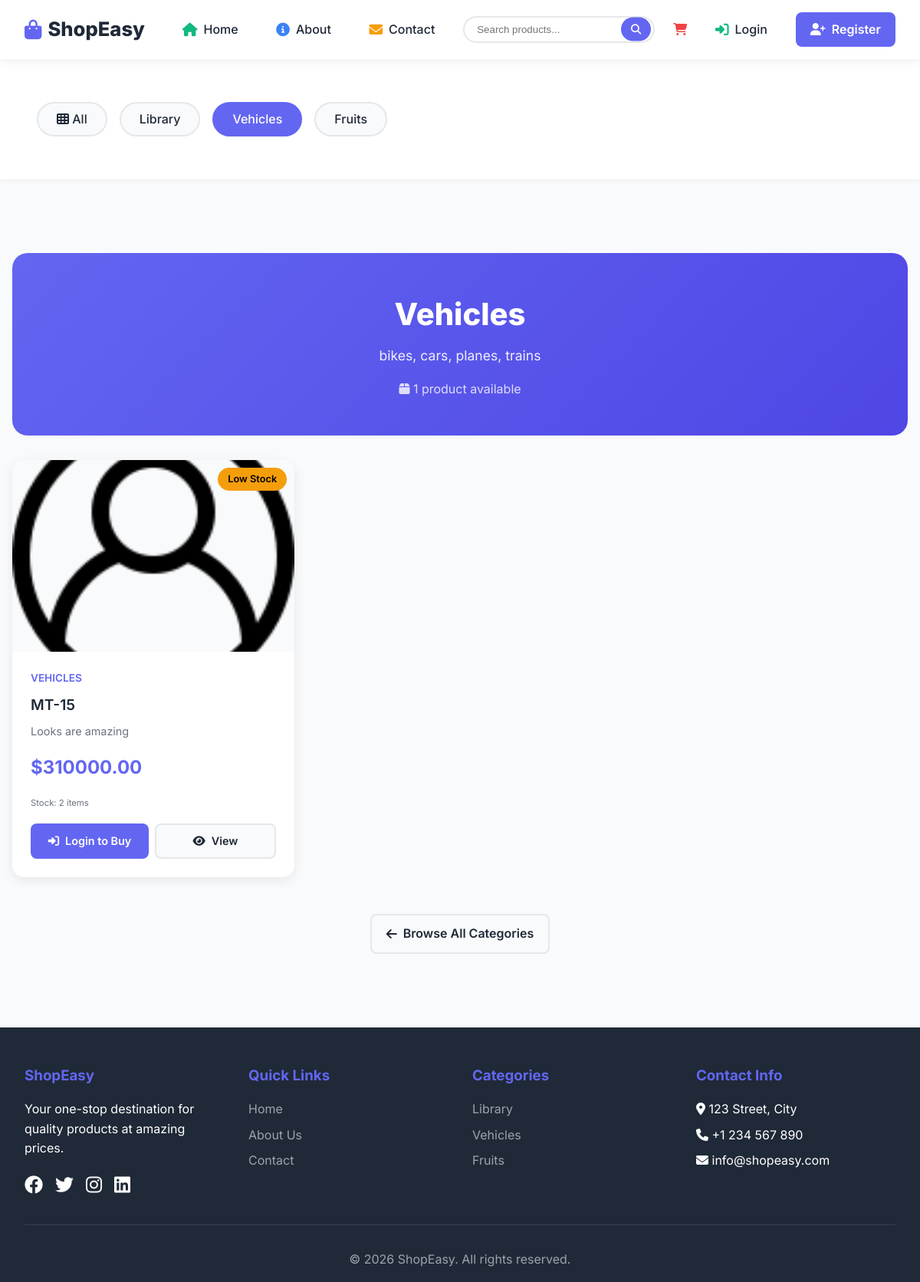
Before: /category/5/ with the older database file.
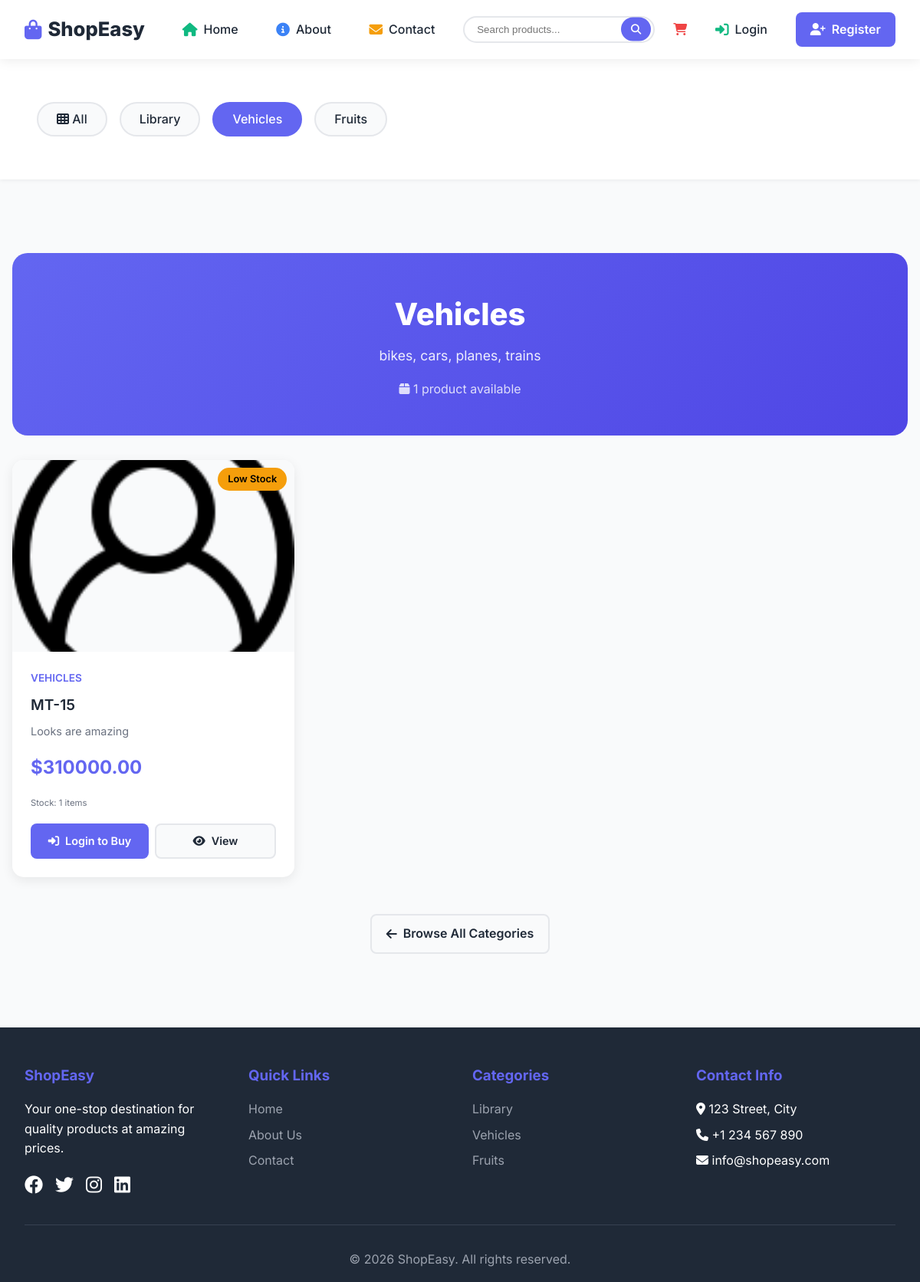
After: the same page with the newer database file.
### myApp/models.py (models this page shows, shortened)
class Product(models.Model):
    name = models.CharField(max_length=200)
    description = models.TextField()
    price = models.DecimalField(max_digits=10, decimal_places=2)
    category = models.ForeignKey(Category, on_delete=models.CASCADE, related_name='products', null=True, blank=True)
    image = models.ImageField(upload_to='products/', blank=True, null=True)
    stock = models.IntegerField(default=0)
    featured = models.BooleanField(default=False)
    created_at = models.DateTimeField(auto_now_add=True)

class Category(models.Model):
    name = models.CharField(max_length=100)
    description = models.TextField(blank=True, null=True)
    class Meta:
        verbose_name_plural = "Categories"

### myApp/views.py (the view)
# urls.py: path('category/<int:category_id>/', views.category_view, name='category'),
def category_view(request, category_id):
    category = get_object_or_404(Category, id=category_id)
    products = category.products.filter(stock__gt=0)
    categories = Category.objects.all()
    return render(request, 'category.html', {
        'category': category,
        'products': products,
        'categories': categories
    })

### myApp/templates/category.html (shortened to what this page needs)
{% extends 'base.html' %}
{% load static %}
{% block content %}
<div class="container">
    <div style="background: linear-gradient(135deg, var(--primary), var(--primary-dark)); color: white; padding: 3rem 2rem; border-radius: 20px; margin: 2rem 0; text-align: center;">
        <h1 style="font-size: 2.5rem; font-weight: 800; margin-bottom: 0.5rem;">{{ category.name }}</h1>
        {% if category.description %}
        <p style="font-size: 1.1rem; opacity: 0.9;">{{ category.description }}</p>
        {% endif %}
        <p style="opacity: 0.8; margin-top: 1rem;">
            <i class="fas fa-box"></i> {{ products.count }} product{{ products.count|pluralize }} available
        </p>
    </div>
    {% if products %}
    <div class="product-grid">
        {% for product in products %}
        <div class="product-card">
            {% if product.stock == 0 %}
            <div class="product-badge" style="background: var(--danger);">Out of Stock</div>
            {% elif product.stock < 10 %}
            <div class="product-badge" style="background: var(--warning); color: #000;">Low Stock</div>
            {% elif product.featured %}
            <div class="product-badge">Featured</div>
            {% endif %}
            <div class="product-image">
                {% if product.image %}
                <img src="{{ product.image.url }}" alt="{{ product.name }}" loading="lazy">
                {% else %}
                <div style="background: #f0f0f0; height: 100%; display: flex; align-items: center; justify-content: center; color: #999;">
                    <i class="fas fa-image fa-3x"></i>
                </div>
                {% endif %}
            </div>
            <div class="product-info">
                <div class="product-category">{{ product.category.name }}</div>
                <h3 class="product-title">{{ product.name }}</h3>
                <p class="product-description">{{ product.description|truncatechars:100 }}</p>
                <div class="product-price">${{ product.price }}</div>
                <div class="product-stock">
                    <small>Stock: {{ product.stock }} items</small>
                </div>
                <div class="product-actions">
                    {% if user.is_authenticated and product.stock > 0 %}
                    <a href="{% url 'add_to_cart' product.id %}" class="btn btn-primary">
                        <i class="fas fa-cart-plus"></i> Add to Cart
                    </a>
                    {% elif product.stock == 0 %}
                    <button class="btn btn-secondary" disabled>
                        <i class="fas fa-times-circle"></i> Out of Stock
                    </button>
                    {% else %}
                    <a href="{% url 'login' %}?next={{ request.path }}" class="btn btn-primary">
                        <i class="fas fa-sign-in-alt"></i> Login to Buy
                    </a>
                    {% endif %}
                    <a href="{% url 'product_detail' product.id %}" class="btn btn-secondary">
                        <i class="fas fa-eye"></i> View
                    </a>
                </div>
            </div>
        </div>
        {% endfor %}
    </div>
    {% endif %}
    <div style="text-align: center; margin-top: 3rem;">
        <a href="{% url 'home' %}" class="btn btn-secondary">
            <i class="fas fa-arrow-left"></i> Browse All Categories
        </a>
    </div>
</div>
{% endblock %}

Changed rows visible on the page:
changed Product "MT-15": stock "2" → "1"
